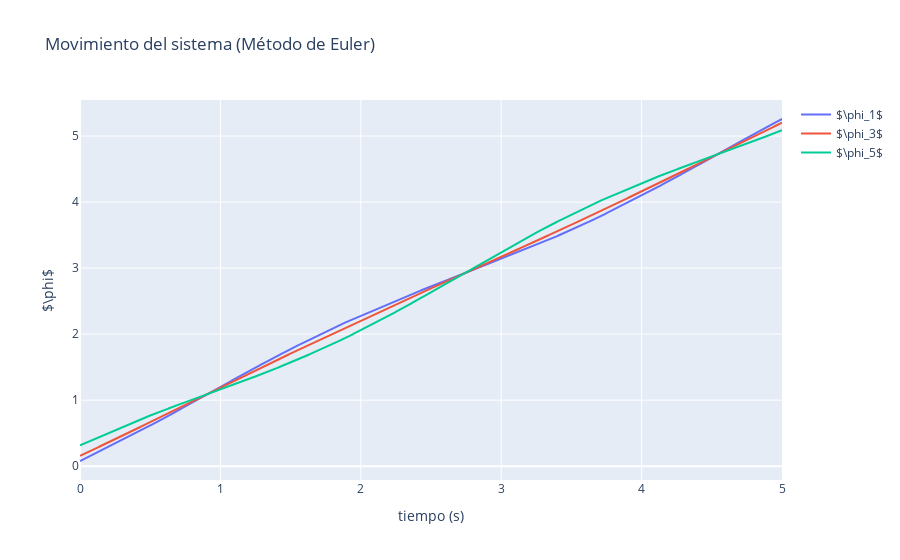

Notebook cell for this chart:
### Markdown cell above
Mediante el método de Euler se obtiene lo siguiente.

### Code cell
Figuras[0].show()

### Figure 1 — Plotly figure (JSON) as saved in the notebook; plotly's stock layout.template omitted (floating-point values rounded to 4 significant figures; data arrays with more than 128 entries replaced by an {"elided": "..."} marker saying what was removed)
{"data": [{"name": "$\\phi_1$", "type": "scatter", "x": {"elided": "5001 float values"}, "y": {"elided": "5001 float values"}}, {"name": "$\\phi_3$", "type": "scatter", "x": {"elided": "5001 float values"}, "y": {"elided": "5001 float values"}}, {"name": "$\\phi_5$", "type": "scatter", "x": {"elided": "5001 float values"}, "y": {"elided": "5001 float values"}}], "layout": {"title": {"text": "Movimiento del sistema (Método de Euler)"}, "xaxis": {"title": {"text": "tiempo (s)"}}, "yaxis": {"title": {"text": "$\\phi$"}}}}
